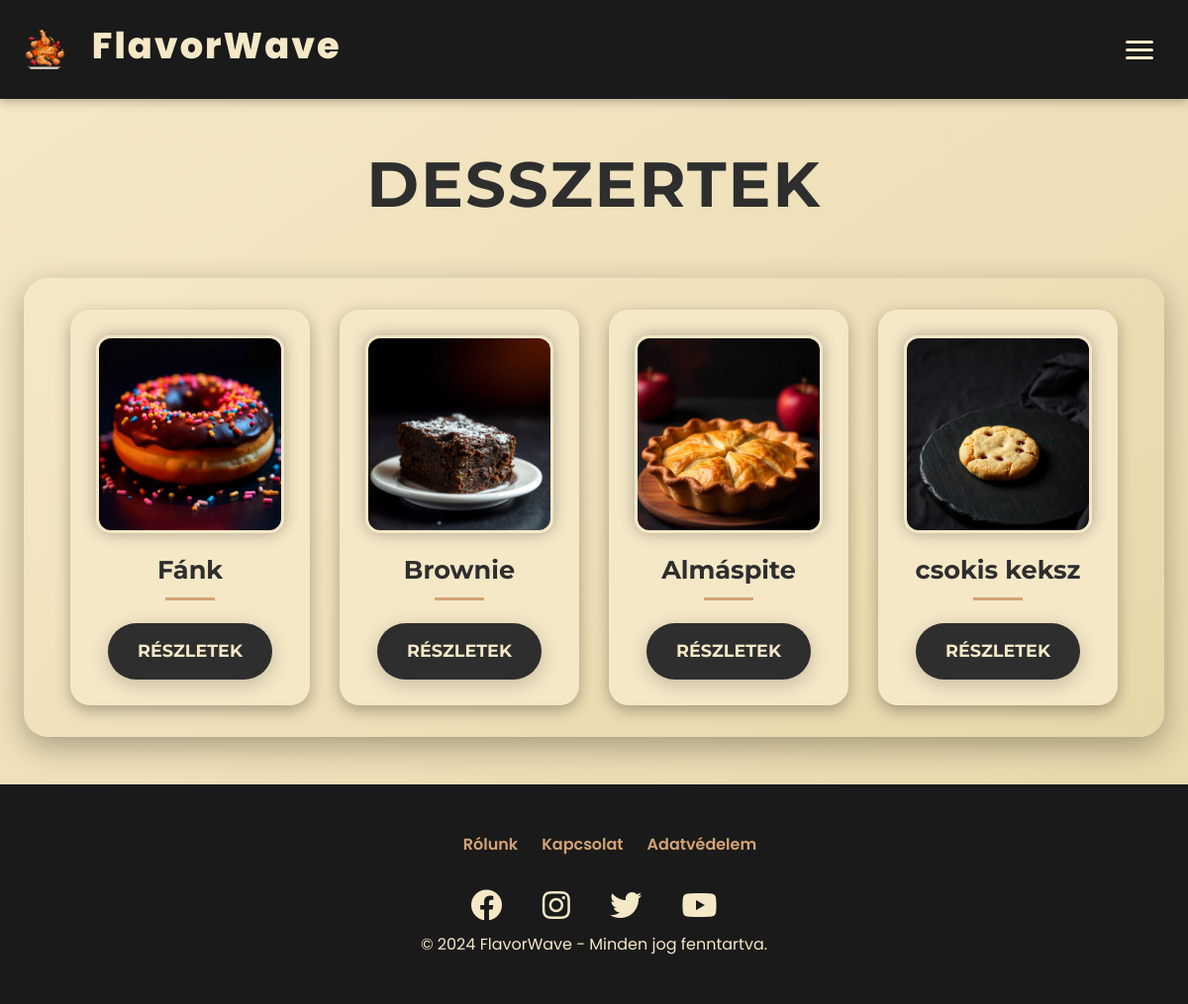
Page /php/desszertek.php on the earlier database version.
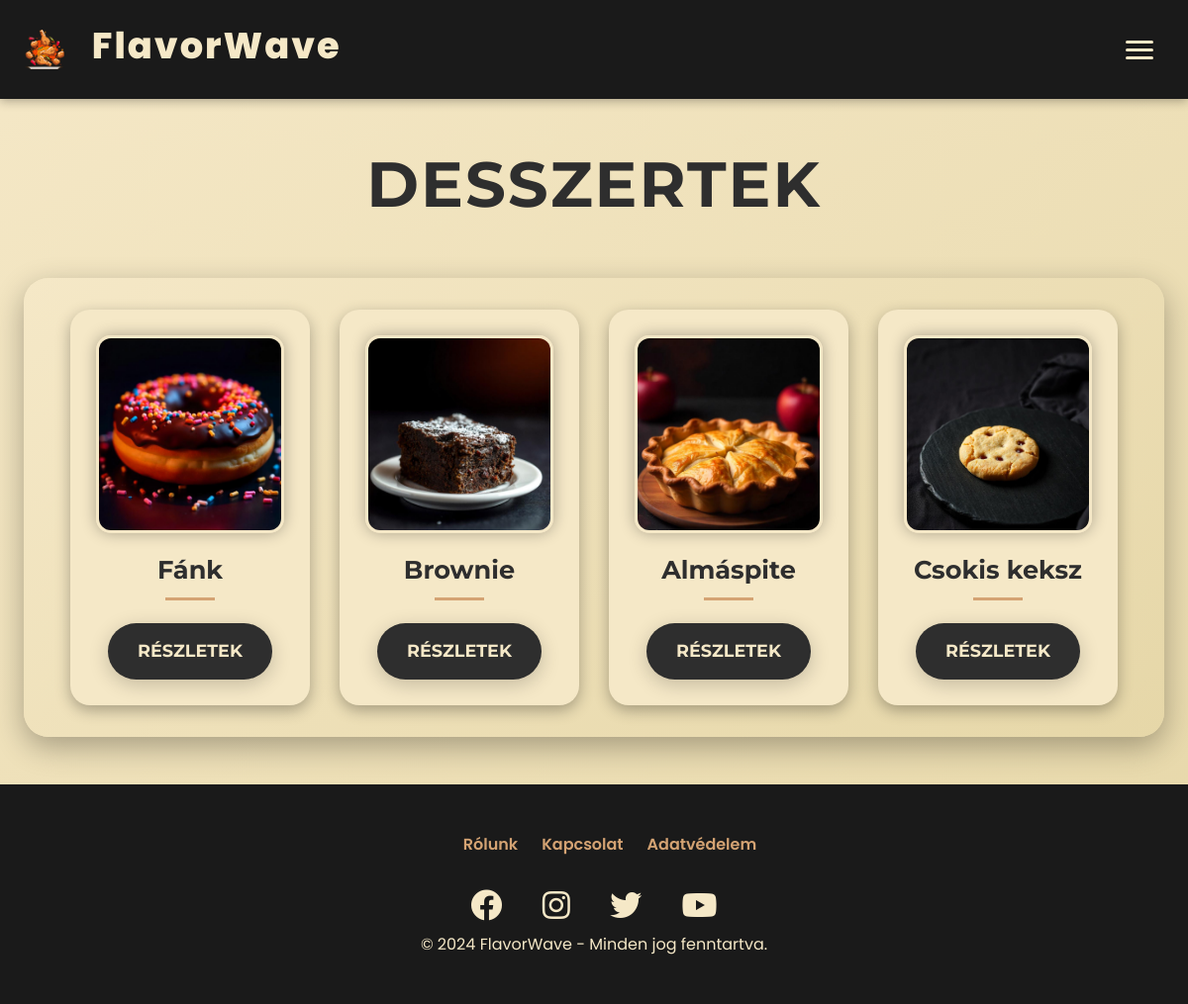
Same page on the later database version.
### tables this page shows
CREATE TABLE `etel` (
  `id` int(11) NOT NULL,
  `nev` varchar(50) NOT NULL,
  `egyseg_ar` int(10) NOT NULL,
  `leiras` varchar(250) NOT NULL,
  `kategoria_id` int(11) NOT NULL,
  `kep_url` varchar(255) NOT NULL,
  `kaloria` int(4) NOT NULL,
  `osszetevok` varchar(255) NOT NULL,
  `allergenek` varchar(150) NOT NULL
);

### php/adatbazisra_csatlakozas.php (called while the page is built, shortened)
<?php
$conn = new mysqli('localhost', 'root', '', 'flavorwave');
function adatokLekerdezese($muvelet, $parameterek = []) {
    global $conn;
    $stmt = $conn->prepare($muvelet);
    if (!$stmt->execute()) {
        return "Hiba a lekérdezés végrehajtásakor: " . $stmt->error;
    }
    $eredmeny = $stmt->get_result();
    if ($eredmeny->num_rows > 0) {
        return $eredmeny->fetch_all(MYSQLI_ASSOC);
    } else {
        return [];
    }
}
?>

### php/desszertek.php (the view, shortened to what this page needs)
<!DOCTYPE html>
<html lang="hu">
<head>
    <link href="https://cdn.jsdelivr.net/npm/bootstrap@5.3.0/dist/css/bootstrap.min.css" rel="stylesheet">
    <link rel="stylesheet" href="https://cdnjs.cloudflare.com/ajax/libs/font-awesome/5.15.4/css/all.min.css">
    <link href="https://unpkg.com/aos@2.3.1/dist/aos.css" rel="stylesheet">
    <link rel="stylesheet" href="../css/navbar.css">
    <link rel="stylesheet" href="../css/footer.css">
    <link rel="stylesheet" href="../css/hamburger.css">
    <link rel="stylesheet" href="../css/fooldal/ujfooldal.css">
</head>
<body>
    <?php
        include './navbar.php';
    ?>
    <div class="content-wrapper">
        <main>
            <div class="title-container">
                <h1 class="page-title">Desszertek</h1>
            </div>
            <?php
            $kategoriak_sql = "SELECT * FROM etel WHERE kategoria_id = 7;";
            $kategoriak = adatokLekerdezese($kategoriak_sql);
            if (is_array($kategoriak)) {
                echo '<div class="flex-grid">';
                foreach ($kategoriak as $k) {
                    echo '
                    <div class="flex-col">
                        <div class="menu__option" data-aos="fade-up" data-aos-delay="' . (100 * (array_search($k, $kategoriak) + 1)) . '">
                            <div class="image-wrapper">
                                <img src="../kepek/desszertek/' . htmlspecialchars($k['kep_url']) . '" alt="' . htmlspecialchars($k['nev']) . '">
                            </div>
                            <h2>' . htmlspecialchars($k['nev']) . '</h2>
                            <div class="title-underline"></div>
                            <button class="order-btn details-btn" onclick="openCustomModal(\'modal-' . htmlspecialchars($k['id']) . '\')">Részletek</button>
                        </div>
                    </div>
                    <div class="custom-modal" id="modal-' . htmlspecialchars($k['id']) . '">
                                <h5 class="custom-modal-title">' . htmlspecialchars($k['nev']) . ' - Részletek</h5>
                                <button type="button" class="custom-close-btn" onclick="closeCustomModal(\'modal-' . htmlspecialchars($k['id']) . '\')">×</button>
                                <img src="../kepek/desszertek/' . htmlspecialchars($k['kep_url']) . '" class="img-fluid mb-3" alt="' . htmlspecialchars($k['nev']) . '">
                                <p><strong>Kalória:</strong> ' . htmlspecialchars($k['kaloria']) . ' kcal</p>
                                <p><strong>Összetevők:</strong> ' . htmlspecialchars($k['osszetevok']) . '</p>
                                <p><strong>Allergének:</strong> ' . htmlspecialchars($k['allergenek']) . '</p>
                                <p><strong>Ár:</strong> ' . htmlspecialchars($k['egyseg_ar']) . ' Ft</p>
                                ' . htmlspecialchars($k[""]) . '' . htmlspecialchars($k['']) . '' . htmlspecialchars($k['']) . '' . htmlspecialchars($k['']) . '' . htmlspecialchars($k[""]) . '
                                <button type="button" class="order-btn close-btn" onclick="closeCustomModal(\'modal-' . htmlspecialchars($k['id']) . '\')">Bezárás</button>
                    </div>';
                }
                echo '</div>';
            } else {
                echo "<p>Ehhez a kategóriához nem tartozik étel!</p>";
            }
            ?>
        </main>
        <div class="toast-container position-fixed bottom-0 end-0 p-3">
        </div>
        <div class="footer">
            <div class="footer-container">
                <ul class="footer-links">
                    <li><a href="../html/rolunk.html">Rólunk</a></li>
                    <li><a href="../html/kapcsolatok.html">Kapcsolat</a></li>
                    <li><a href="../html/adatvedelem.html">Adatvédelem</a></li>
                </ul>
                <div class="footer-socials">
                    <a href="#"><i class="fab fa-facebook"></i></a>
                    <a href="#"><i class="fab fa-instagram"></i></a>
                    <a href="#"><i class="fab fa-twitter"></i></a>
                    <a href="#"><i class="fab fa-youtube"></i></a>
                </div>
                <div class="footer-copy">
                    © 2024 FlavorWave - Minden jog fenntartva.
                </div>
            </div>
        </div>
    </div>
</body>
</html>

### php/navbar.php (shortened to what this page needs)
<?php
include_once 'adatbazisra_csatlakozas.php';
?>
<nav>
    <a href="kezdolap.php" class="logo">
        <img src="../kepek/logo.png" alt="Flavorwave Logo">
        <h1>FlavorWave</h1>
    </a>
    <div class="hamburger" onclick="toggleMenu()">
        <span></span>
        <span></span>
        <span></span>
    </div>
</nav>

### css/navbar.css (style rules this page uses)
:root { --primary-beige: #F5E8C7; --dark-black: #1A1A1A; --accent-gold: #D4A373; --shadow-color: rgba(0, 0, 0, 0.3); --light-gray: #E8D5B5; --transition: all 0.4s ease; --navbar-height: 100px; --mobile-navbar-height: 70px; }
nav { display: flex; justify-content: space-between; align-items: center; padding: 15px 40px; background: var(--dark-black); position: fixed; top: 0; left: 0; width: 100%; height: var(--navbar-height); z-index: 1000; box-shadow: 0 2px 10px var(--shadow-color); transition: height 0.3s ease; }
.logo { display: flex; align-items: center; text-decoration: none; gap: 1rem; }
.logo img { height: 50px; margin-right: 12px; transition: transform 0.5s ease; }
.logo h1 { color: var(--primary-beige); font-size: 2.3rem; font-weight: 800; letter-spacing: 2px; }
.hamburger { display: none; flex-direction: column; gap: 5px; cursor: pointer; padding: 10px; border-radius: 5px; transition: background 0.3s ease; }
.hamburger span { width: 28px; height: 3px; background: var(--primary-beige); border-radius: 2px; transition: all 0.3s ease; }
@media (max-width: 1200px) { nav { padding: 15px 25px; } }
@media (max-width: 1200px) { .logo img { height: 40px; } }
@media (max-width: 1200px) { .logo { font-size: 1.6rem; } }
@media (max-width: 1200px) { .hamburger { display: flex; } }

### css/footer.css (style rules this page uses)
:root { --primary-beige: #F5E8C7; --dark-black: #1A1A1A; --accent-gold: #D4A373; --transition: all 0.4s ease; }
.footer { background: var(--dark-black); color: var(--primary-beige); padding: clamp(1.5rem, 4vw, 3rem) clamp(1rem, 2vw, 2rem); text-align: center; width: 100%; flex-shrink: 0; margin-top: auto; }
.footer-links { list-style: none; display: flex; justify-content: center; flex-wrap: wrap; gap: clamp(1rem, 2vw, 2rem); margin-bottom: clamp(1rem, 2vw, 1.5rem); }
.footer-links a { color: var(--accent-gold); text-decoration: none; font-weight: 600; font-size: clamp(0.8rem, 1.5vw, 1rem); transition: var(--transition); }
.footer-socials a { color: var(--primary-beige); margin: 0 clamp(0.8rem, 1.5vw, 1.5rem); font-size: clamp(1.2rem, 3vw, 2rem); transition: var(--transition); }

### css/fooldal/ujfooldal.css (style rules this page uses)
:root { --primary-beige: #F5E8C7; --dark-black: #1A1A1A; --accent-gold: #D4A373; --shadow-color: rgba(0, 0, 0, 0.3); --light-gray: #E8D5B5; --transition: all 0.4s ease; }
* { margin: 0; padding: 0; box-sizing: border-box; }
body { background-color: var(--primary-beige); color: var(--dark-black); font-family: 'Poppins', sans-serif; line-height: 1.6; overflow-x: hidden; }

Differences in the rows shown:
changed etel: nev "csokis keksz" → "Csokis keksz"
